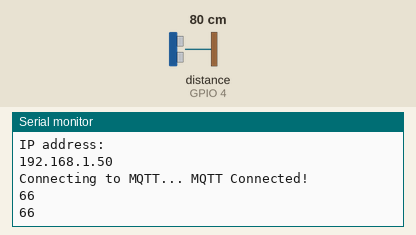
Simulated run of this sketch. Board: ESP8266 (NodeMCU). On the bench: the last lines printed to the serial monitor. Wiring (inferred from the names in the program): ultrasonic range finder: trigger GPIO 5; echo GPIO 4. The test bench sets the inputs (shaded band); at power-on: distance to the obstacle (sensor on GPIO 4) 80 cm. The echo pulse lasts 58.3 µs per cm; WiFi joins after 1.5 s; servers stay silent unless stated; no MQTT or app messages arrive unless stated.

Above: at 2.7 s.
2.8 s: distance to the obstacle (sensor on GPIO 4) set to 2 cm
At 4.1 s:
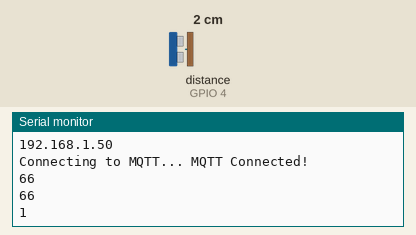
4.3 s: distance to the obstacle (sensor on GPIO 4) set to 4 cm
At 5.4 s:
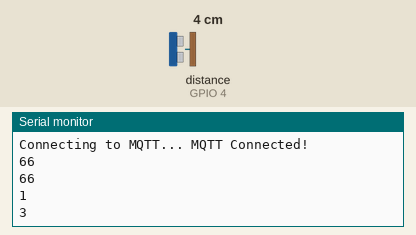
Timing chart, 0 to 7.3 s (numbered marks = the images above; inputs shaded):
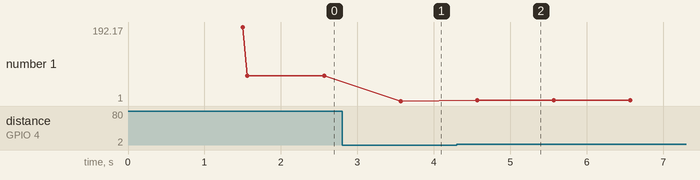

Measured:
- after the input at 2.8 s, the serial monitor: prints a new line after 0.77 s (image 1)
- after the input at 4.3 s, the serial monitor: prints a new line after 0.27 s (image 2)
- plotted number 1: 66 → 1 after the input at 2.8 s, 1 → 3 after the input at 4.3 s

The sketch:

ultrasonic.ino
```cpp
#include <ESP8266WiFi.h>
#include <String.h>
#include "Adafruit_MQTT.h"
#include "Adafruit_MQTT_Client.h"

////////////////////////////////////////
#define trigPin 5
#define echoPin 4
#define WLAN_SSID       "Wifilink"
#define WLAN_PASS       "kmvgrp020"
//////////////////////////////////////////
#define AIO_SERVER      "io.adafruit.com" // server name
#define AIO_SERVERPORT  1883
//////////////////////////////////////////
#define IO_USERNAME  "Mukundh035"
#define IO_KEY       "ae33f229d8234e15ae47608c86261005"
/////////////////////////////////////////
WiFiClient client;
Adafruit_MQTT_Client mqtt(&client, AIO_SERVER, AIO_SERVERPORT, IO_USERNAME, IO_KEY);
////////////////////////////////////
Adafruit_MQTT_Publish DISTANCE = Adafruit_MQTT_Publish(&mqtt, IO_USERNAME "/feeds/DISTANCE");
void MQTT_connect();
//////////////////////////////////////////
void setup()
{

  Serial.begin(9600);
  pinMode(trigPin, OUTPUT);
  pinMode(echoPin, INPUT);
  Serial.println(F("Adafruit MQTT demo"));
  // Connect to WiFi access point.
  Serial.println(); Serial.println();
  Serial.print("Connecting to ");
  Serial.println(WLAN_SSID);
  WiFi.begin(WLAN_SSID, WLAN_PASS);
  while (WiFi.status() != WL_CONNECTED) {
    delay(500);
    Serial.print(".");
  }
  Serial.println();
  Serial.println("WiFi connected");
  Serial.println("IP address: ");
  Serial.println(WiFi.localIP());
}

void loop()
{
  MQTT_connect();
  uint32_t duration, distance;
  digitalWrite(trigPin, LOW); // Added this line
  delayMicroseconds(2); // Added this line
  digitalWrite(trigPin, HIGH);
  delayMicroseconds(10); // Added this line
  digitalWrite(trigPin, LOW);
  duration = pulseIn(echoPin, HIGH);
  distance = (duration / 2) / 35.3;
  Serial.println(distance);
  DISTANCE.publish(distance);
  delay(1000);

}

void MQTT_connect() {
  int8_t ret;

  // Stop if already connected.
  if (mqtt.connected()) {
    return;
  }

  Serial.print("Connecting to MQTT... ");

  uint8_t retries = 3;
  while ((ret = mqtt.connect()) != 0) { // connect will return 0 for connected
    Serial.println(mqtt.connectErrorString(ret));
    Serial.println("Retrying MQTT connection in 5 seconds...");
    mqtt.disconnect();
    delay(5000);  // wait 5 seconds
    retries--;
    if (retries == 0) {
      // basically die and wait for WDT to reset me
      while (1);
    }
  }
  Serial.println("MQTT Connected!");
}
```
